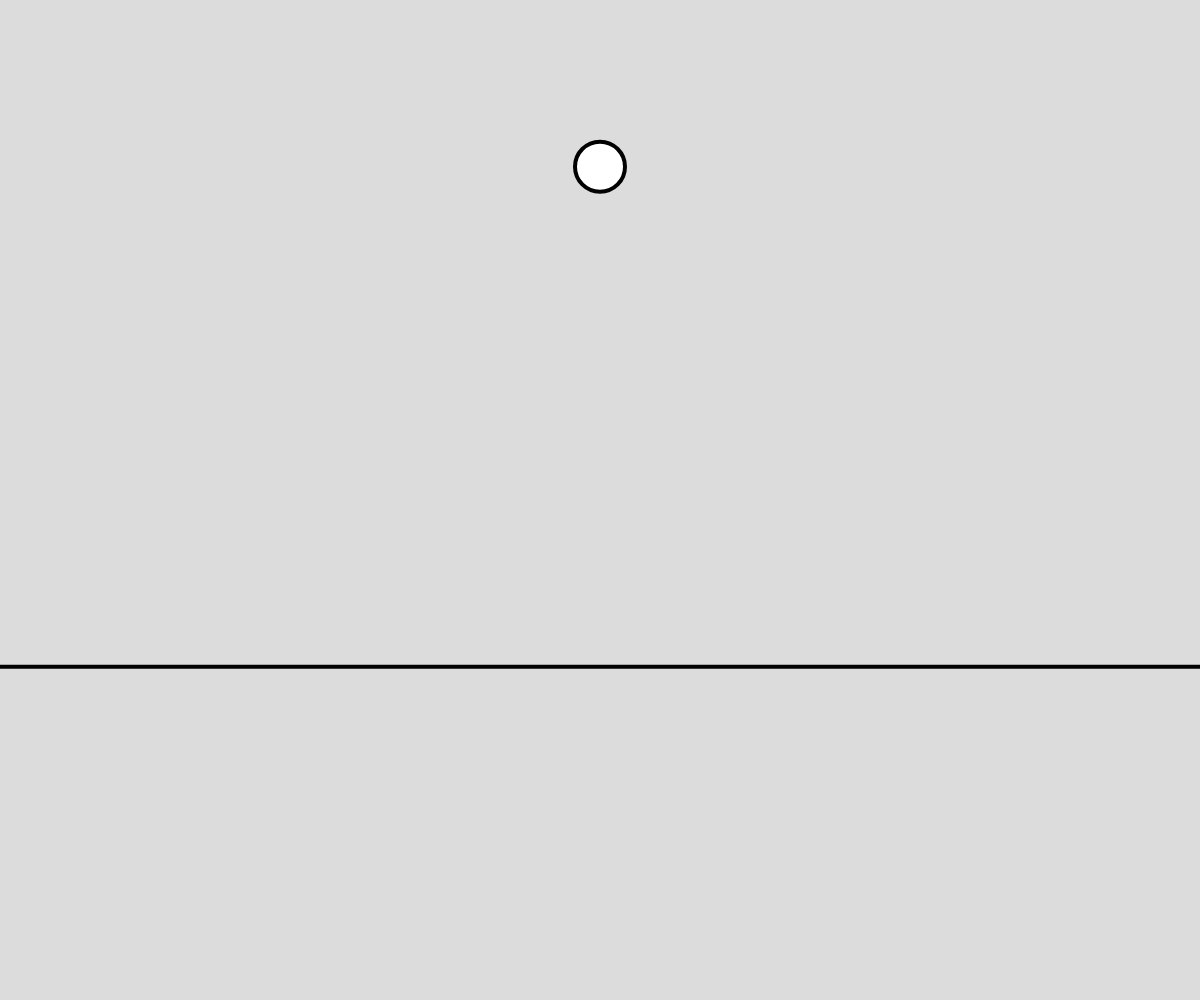
Frame 1 (no input)
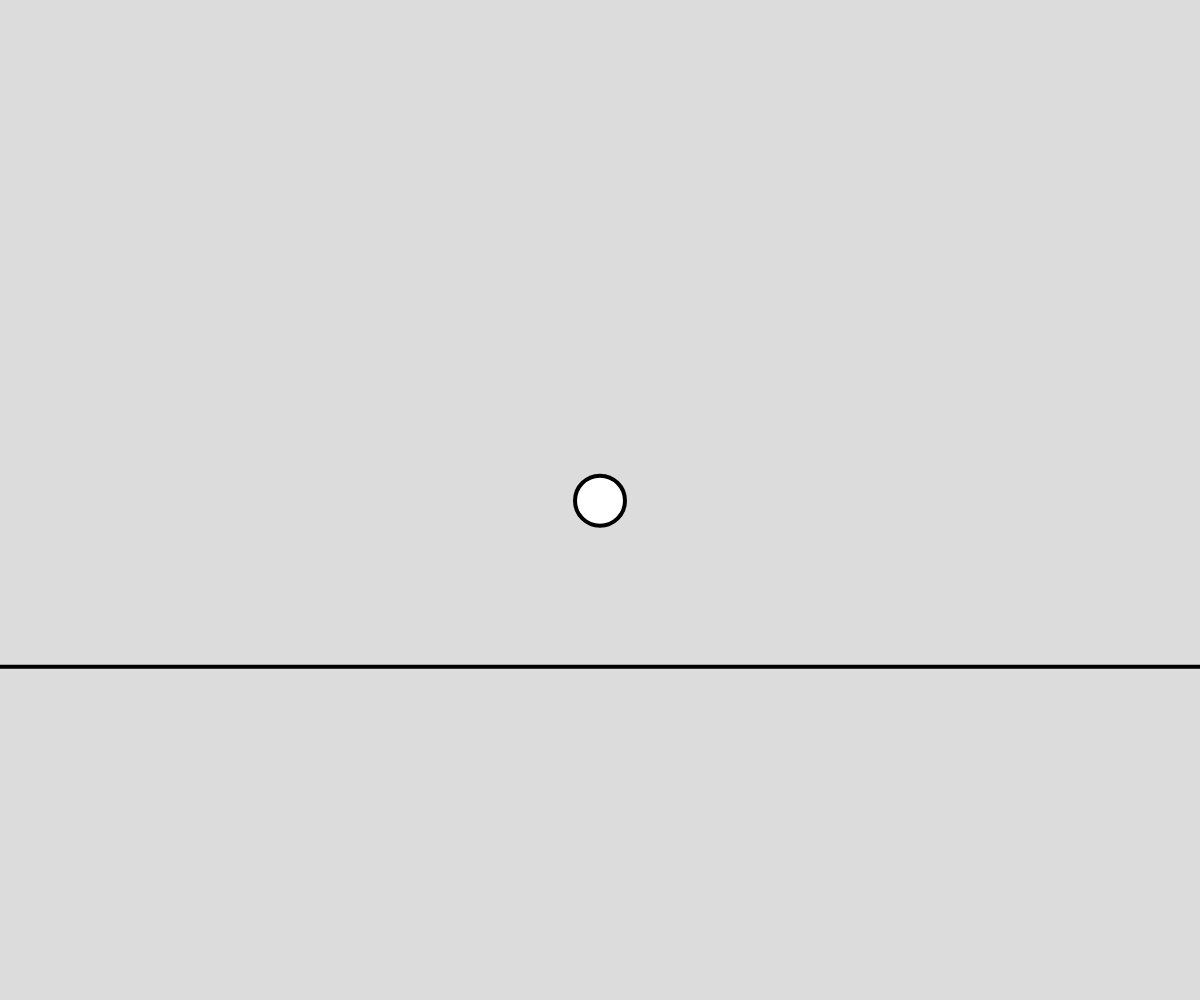
Frame 60 (no input)
Frame 120 (the mouse pressed at the canvas centre since frame 60): identical to frame 60, image omitted

The p5.js sketch that drew these frames (run headless with seeded random() and noise() and a simulated clock; from frame 60 on, the mouse is pressed at the canvas centre):

// p5.js sketch
// ── sketch.js
// Project Title
// Your Name
// Date
//
// Extra for Experts:
// - describe what you did to take this project "above and beyond"

let x;
let y 
function setup() {
  createCanvas(windowWidth, windowHeight);
  x = width/2;
  y = height/6;
}

function ball(){
  
  
  circle(x, y, 50);
  while(y < height/2){
    y++;
  }
}

function draw() {
  background(220);
  strokeWeight(4);
  line(0, height/1.5 , width, height/1.5);
  ball();
}
